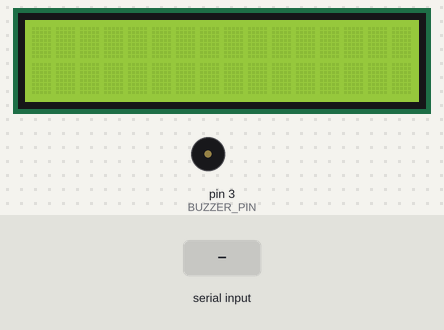
Simulated run of this sketch. Board: Arduino Uno, built with avr-gcc and run on an emulated ATmega328P. Parts: 16×2 character LCD, buzzer (waves = sounding, pin HIGH). The inputs (shaded band) are chosen by the test bench. Pins used as bus, display or sensor lines are not drawn.

Above: at 1.2 s.
1.3 s: "COMPLETE\n" received over Serial
At 2.2 s:
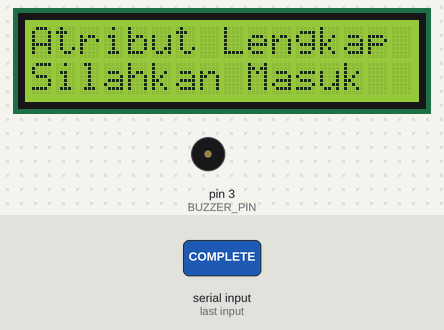
3.4 s: "NO_PERSON\n" received over Serial
At 4.3 s:
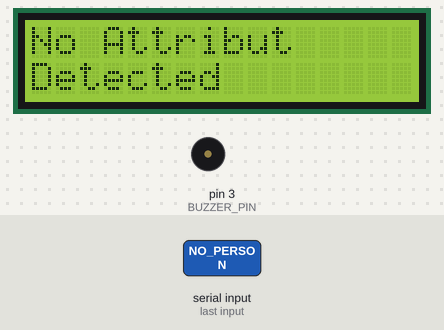
4.9 s: "NO_VEST\n" received over Serial
At 6.1 s:
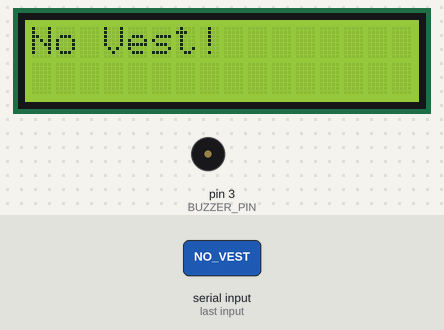
6.4 s: "NO_HELMET\n" received over Serial
At 7.4 s:
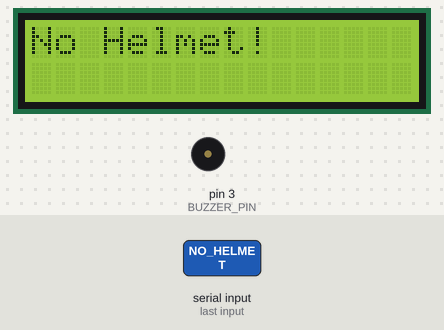
Timing chart, 0 to 8.9 s (numbered marks = the images above; inputs shaded):
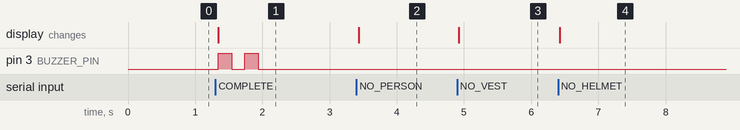

Measured:
- after the input at 1.3 s, pin 3 (BUZZER_PIN): alternates HIGH for 0.20 s and LOW for 0.20 s, 4 changes in all, then stays LOW, starting at once; the display: changes at once (image 1)
- after the input at 3.4 s, the display: changes at once (image 2)
- after the input at 4.9 s, the display: changes at once (image 3)
- after the input at 6.4 s, the display: changes at once (image 4)

The sketch:

HeSE_Arduino.ino
```cpp
#include <Wire.h>
#include <LiquidCrystal_I2C.h>

#define BUZZER_PIN 3  // Pin untuk buzzer

LiquidCrystal_I2C lcd(0x27, 16, 2); // Sesuaikan alamat I2C jika perlu

void setup() {
    lcd.init();  // Inisialisasi LCD
    lcd.backlight();  // Nyalakan backlight LCD
    pinMode(BUZZER_PIN, OUTPUT);
    Serial.begin(9600); // Komunikasi serial dengan Python
}

void loop() {
    if (Serial.available() > 0) {
        String data = Serial.readStringUntil('\n'); // Membaca data dari Python
        data.trim(); // Hapus spasi ekstra

        lcd.clear(); // Bersihkan LCD sebelum menampilkan teks baru

        if (data == "NO_PERSON") {
            lcd.setCursor(0, 0);
            lcd.print("No Attribut");
            lcd.setCursor(0, 1);
            lcd.print("Detected");
            noTone(BUZZER_PIN); // Tidak ada bunyi buzzer
        }
        else if (data == "COMPLETE") {
            lcd.setCursor(0, 0);
            lcd.print("Atribut Lengkap");
            lcd.setCursor(0, 1);
            lcd.print("Silahkan Masuk");
            beep(2); // Bunyi beep 2 kali
        }
        else if (data == "NO_VEST") {
            lcd.setCursor(0, 0);
            lcd.print("No Vest!");
            beep(1); // Bunyi beep 1 kali
        }
        else if (data == "NO_HELMET") {
            lcd.setCursor(0, 0);
            lcd.print("No Helmet!");
            beep(1); // Bunyi beep 1 kali
        }
    }
}

// Fungsi untuk menghasilkan bunyi beep pada buzzer
void beep(int times) {
    for (int i = 0; i < times; i++) {
        digitalWrite(BUZZER_PIN, HIGH);
        delay(200);
        digitalWrite(BUZZER_PIN, LOW);
        delay(200);
    }
}
```
